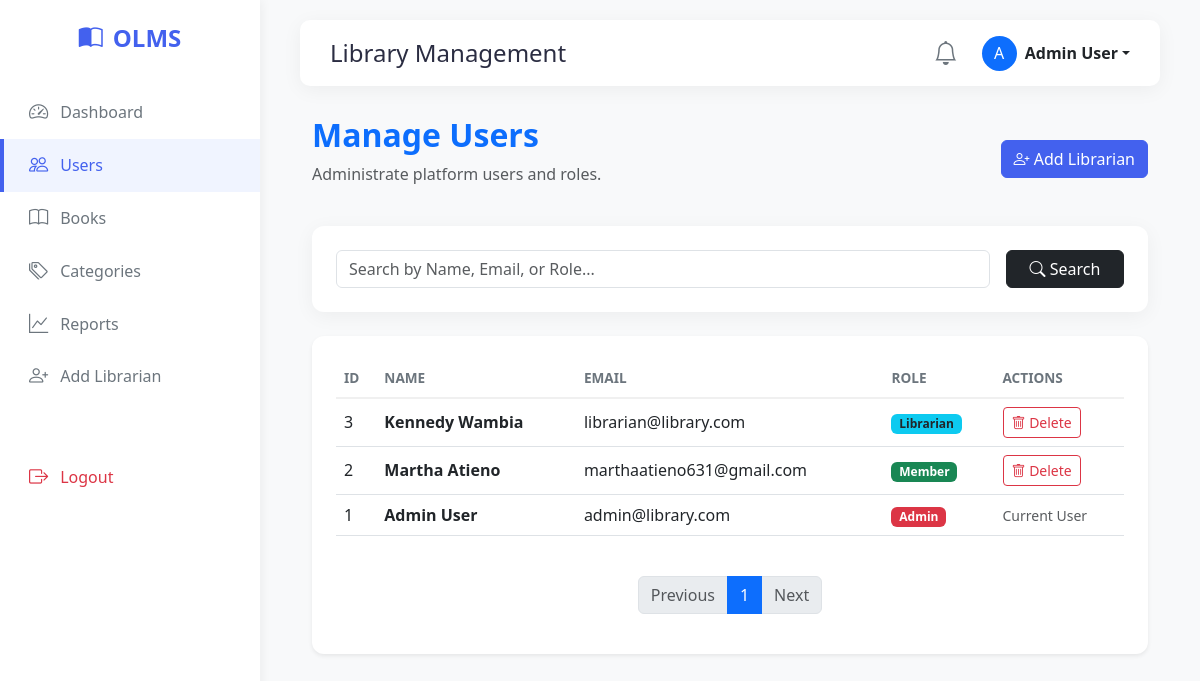
/manage_users.php (signed in), run on an earlier commit of the app's database.
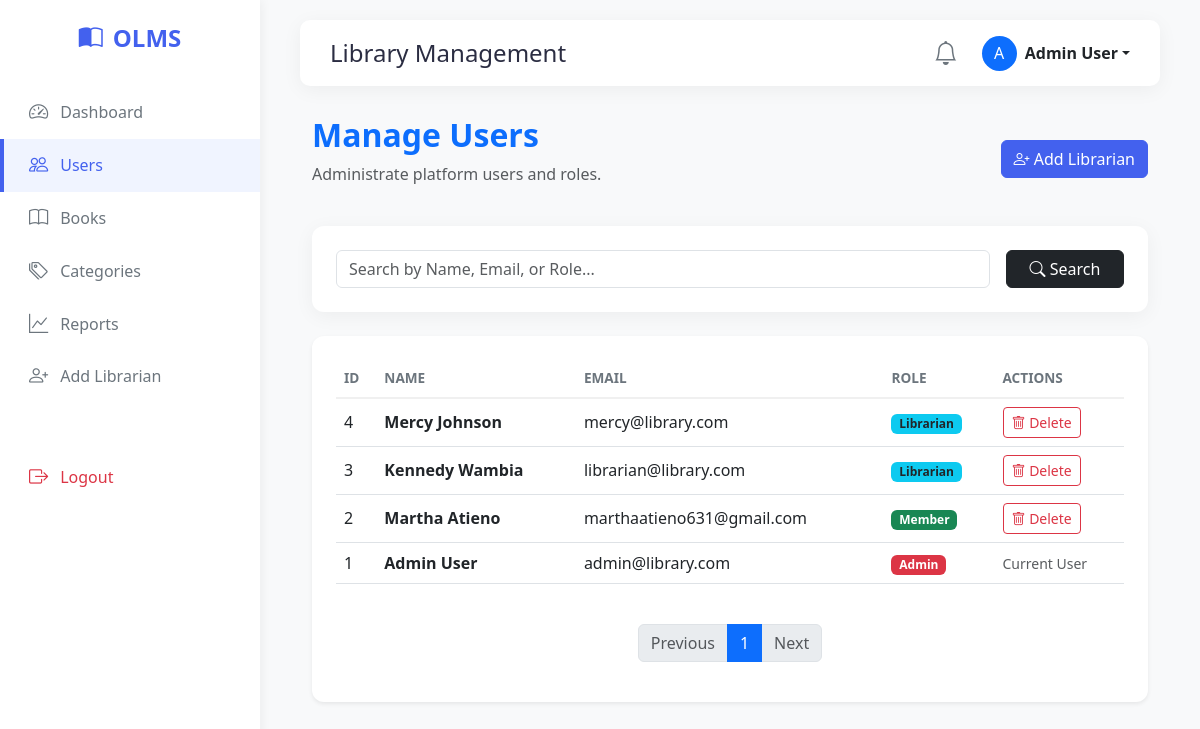
And on a later commit of the database.
### tables this page shows
CREATE TABLE `users` (
  `id` int(11) NOT NULL,
  `name` varchar(100) NOT NULL,
  `email` varchar(100) NOT NULL,
  `password` varchar(255) NOT NULL,
  `role` enum('admin','librarian','member') DEFAULT 'member',
  `created_at` timestamp NOT NULL DEFAULT current_timestamp()
);

### manage_users.php (the view, shortened to what this page needs)
<?php
include 'includes/header.php';
$limit = 10;
$page = isset($_GET['page']) ? (int)$_GET['page'] : 1;
$start = ($page - 1) * $limit;
$search_sql = "";
$sql = "SELECT * FROM users $search_sql ORDER BY id DESC LIMIT $start, $limit";
$users_result = $conn->query($sql);
$count_sql = "SELECT COUNT(*) as total FROM users $search_sql";
$total_result = $conn->query($count_sql);
$total_rows = $total_result->fetch_assoc()['total'];
$total_pages = ceil($total_rows / $limit);
?>
<div class="container-fluid fade-in">
    <div class="d-flex justify-content-between align-items-center mb-4">
        <div>
            <h2 class="fw-bold text-primary">Manage Users</h2>
            <p class="text-muted">Administrate platform users and roles.</p>
        </div>
        <div>
            <a href="add_librarian.php" class="btn btn-primary"><i class="bi bi-person-plus"></i> Add Librarian</a>
        </div>
    </div>
    <div class="card p-4 mb-4">
        <form method="GET" class="row g-3">
             <div class="col-md-10">
                <input type="text" name="search" class="form-control" placeholder="Search by Name, Email, or Role..." value="<?= htmlspecialchars($_GET['search'] ?? '') ?>">
            </div>
            <div class="col-md-2">
                <button type="submit" class="btn btn-dark w-100"><i class="bi bi-search"></i> Search</button>
            </div>
        </form>
    </div>
    <div class="card p-4 shadow-sm">
        <div class="table-responsive">
            <table class="table table-hover align-middle">
                <thead>
                    <tr>
                        <th>ID</th>
                        <th>Name</th>
                        <th>Email</th>
                        <th>Role</th>
                        <th>Actions</th>
                    </tr>
                </thead>
                <tbody>
                    <?php if ($users_result->num_rows > 0): ?>
                        <?php while($user = $users_result->fetch_assoc()): ?>
                            <tr>
                                <td><?= $user['id'] ?></td>
                                <td class="fw-bold"><?= htmlspecialchars($user['name'] ?? $user['full_name'] ?? 'User') ?></td>
                                <td><?= htmlspecialchars($user['email']) ?></td>
                                <td>
                                    <?php
                                        $roleClass = 'bg-secondary';
                                        if($user['role'] == 'admin') $roleClass = 'bg-danger';
                                        if($user['role'] == 'librarian') $roleClass = 'bg-info text-dark';
                                        if($user['role'] == 'member') $roleClass = 'bg-success';
                                    ?>
                                    <span class="badge <?= $roleClass ?>"><?= ucfirst($user['role']) ?></span>
                                </td>
                                <td>
                                    <?php if ($user['role'] != 'admin' || $user['id'] != $_SESSION['user_id']): ?>
                                        <a href="manage_users.php?delete_id=<?= $user['id'] ?>" class="btn btn-sm btn-outline-danger" onclick="return confirm('Are you sure you want to delete this user?');"><i class="bi bi-trash"></i> Delete</a>
                                    <?php else: ?>
                                        <span class="text-muted small">Current User</span>
                                    <?php endif; ?>
                                </td>
                            </tr>
                        <?php endwhile; ?>
                    <?php else: ?>
                        <tr>
                            <td colspan="5" class="text-center py-4 text-muted">No users found.</td>
                        </tr>
                    <?php endif; ?>
                </tbody>
            </table>
        </div>
        <nav class="mt-4">
            <ul class="pagination justify-content-center">
                <li class="page-item <?= ($page <= 1) ? 'disabled' : '' ?>">
                    <a class="page-link" href="?page=<?= $page - 1 ?>&search=<?= htmlspecialchars($_GET['search'] ?? '') ?>">Previous</a>
                </li>
                <?php for($i = 1; $i <= $total_pages; $i++): ?>
                    <li class="page-item <?= ($page == $i) ? 'active' : '' ?>">
                        <a class="page-link" href="?page=<?= $i ?>&search=<?= htmlspecialchars($_GET['search'] ?? '') ?>"><?= $i ?></a>
                    </li>
                <?php endfor; ?>
                <li class="page-item <?= ($page >= $total_pages) ? 'disabled' : '' ?>">
                    <a class="page-link" href="?page=<?= $page + 1 ?>&search=<?= htmlspecialchars($_GET['search'] ?? '') ?>">Next</a>
                </li>
            </ul>
        </nav>
    </div>
</div>
<?php
include 'includes/footer.php';
?>

What changed in the data, as far as the page shows it:
added users: id "4", name "Mercy Johnson", email "mercy@library.com", role "Librarian"
